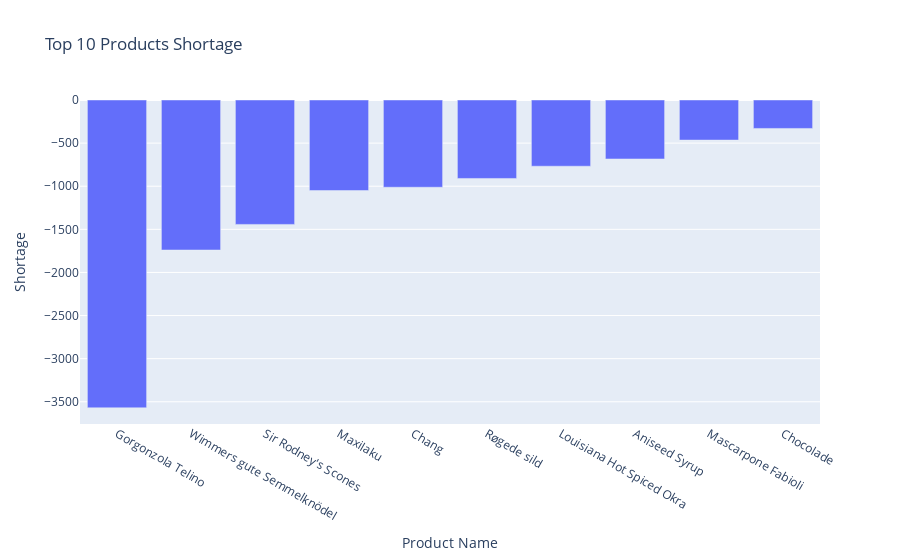

Source (notebook cell):
### Code cell
px.bar(products_shortage_bottom, x='ProductName', y='Category Shortage', title='Top 10 Products Shortage', labels={'ProductName':'Product Name', 'Category Shortage':'Shortage'})

### Figure 1 — Plotly figure (JSON) as saved in the notebook; plotly's stock layout.template omitted (floating-point values rounded to 4 significant figures)
{"data": [{"alignmentgroup": "True", "hovertemplate": "Product Name=%{x}<br>Shortage=%{y}<extra></extra>", "legendgroup": "", "marker": {"color": "#636efa", "pattern": {"shape": ""}}, "name": "", "offsetgroup": "", "orientation": "v", "showlegend": false, "textposition": "auto", "type": "bar", "x": ["Gorgonzola Telino", "Wimmers gute Semmelknödel", "Sir Rodney's Scones", "Maxilaku", "Chang", "Røgede sild", "Louisiana Hot Spiced Okra", "Aniseed Syrup", "Mascarpone Fabioli", "Chocolade"], "xaxis": "x", "y": [-3570, -1740, -1443, -1050, -1012, -910, -768, -684, -465, -330], "yaxis": "y"}], "layout": {"barmode": "relative", "legend": {"tracegroupgap": 0}, "title": {"text": "Top 10 Products Shortage"}, "xaxis": {"anchor": "y", "domain": [0, 1], "title": {"text": "Product Name"}}, "yaxis": {"anchor": "x", "domain": [0, 1], "title": {"text": "Shortage"}}}}
